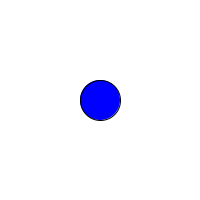
Frame 1 (no input)
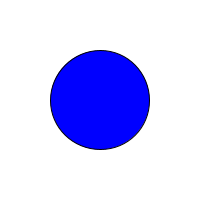
Frame 60 (the mouse pressed at the canvas centre just before this capture)
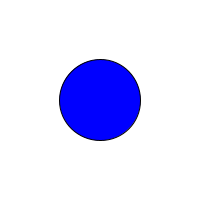
Frame 120 (the mouse held since frame 60 and released just before this capture)

The Processing sketch that drew these frames (run headless with seeded random() and noise(); from frame 60 on, the mouse is pressed at the canvas centre):

// Processing sketch: circleShrinkGrowSolution
// ── circleShrinkGrowSolution.pde
int dia = 40;
boolean shrinking = false;

int maxDia = 120;
int minDia = 20;

void setup() {
  size(200, 200);
  background(255);
  fill(0, 0, 255);
}

void draw() {
  background(255);

  // draw circle
  ellipse(width/2, height/2, dia, dia);

  if (shrinking) {
    dia = dia - 1; // increase circle diameter
  } else {
    dia = dia + 1; // decrease circle diameter
  }

  if (dia >= maxDia || dia <= minDia) { // if extreme has been reached
    shrinking = !shrinking;
  }
}
